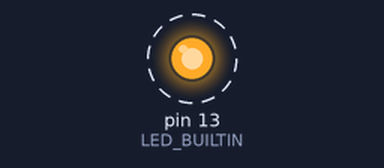
Bench run of a sketch on a simulated Arduino Leonardo, built for the host (arithmetic inside an expression is 32-bit, double 64-bit). On the bench: output pins drawn as LEDs (lit = HIGH). Dashed ring = blinking. What the sketch prints to the serial monitor is not drawn.

Above: at 0.4 s.
Timing chart, 0 to 4.6 s (numbered marks = the images above):
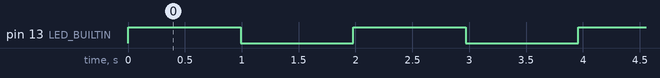

The sketch:

FreeRtosInterruptPinChangeAndQueue.ino
```cpp
#include <Arduino_FreeRTOS.h>
#include <queue.h>

/* Notes
 * https://www.freertos.org/Embedded-RTOS-Queues.html
 * https://www.tutorialspoint.com/arduino/arduino_interrupts.htm
 * https://www.freertos.org/a00116.html
 */

/*****************************
 * Setup
 *****************************/
#define BUTTON1 2
#define BUTTON2 4
#define BUTTON3 7
#define SERIAL_BAUD 9600
#define PORTD_MASK B10010100

/*****************************
 * Configure Handlers
 *****************************/
QueueHandle_t eventQueue;
TaskHandle_t serialHandler;
TaskHandle_t blinkHandler;

// Declare Task Functions
void TaskSerial(void *pvParameters);

void setup() {
  // put your setup code here, to run once:

  Serial.begin(SERIAL_BAUD);
  while (!Serial) {
    ; // wait for serial port to connect. Needed for native USB, on LEONARDO, MICRO, YUN, and other 32u4 based boards.
  }
  Serial.println("init!");

  eventQueue=xQueueCreate(10, sizeof(int));

  if(eventQueue!=NULL){
    // Configure Tasks
    xTaskCreate(TaskSerial, "PrintSerial", 128, NULL, 1, &serialHandler);
    xTaskCreate(TaskBlink, "Blink", 128, NULL, 2, &blinkHandler);
  }

  //Configure Interrupts

  pinMode(BUTTON1, INPUT);
  pinMode(BUTTON2, INPUT);
  pinMode(BUTTON3, INPUT);

  // Use pin change detection
  PCICR  |= B00000100; //Pin Change Interrupt port D
  PCMSK2 |= PORTD_MASK; //Pin 7,3,2 on port D
}

void loop() {} // ignore this, handled by tasks

/*****************************
 * ISR Functions
 *****************************/
ISR(PCINT2_vect){
  //this is reading all pins on portd that are part of the pin change mask
  int btn = PIND & PORTD_MASK;
  xQueueSendFromISR(eventQueue, &btn, portMAX_DELAY);
}

/*****************************
 * Tasks
 *****************************/
 /**
 * Serial task.
 * Prints the received items from the queue to the serial monitor.
 */
int cnt=0;
int pcLast=0;
void TaskSerial(void *pvParameters){
  (void) pvParameters;

  Serial.println("ready!");
  int readValue=0;
  for (;;){
    Serial.println("waiting!");
    if(xQueueReceive(eventQueue,&readValue,portMAX_DELAY) == pdPASS){

      if(pcLast == readValue) {
        // debounce and delay values
        vTaskDelay(500/portTICK_PERIOD_MS);
        continue;
      }

      pcLast = readValue;
      if (pcLast){
        Serial.print("PIN:");
        Serial.print(readValue);
        Serial.print(" cnt:");
        Serial.print(cnt++);
        Serial.println();
      }
    }
  }
}

void TaskBlink(void *pvParameters)
{
  (void) pvParameters;
  pinMode(LED_BUILTIN, OUTPUT);
  for (;;) // A Task shall never return or exit.
  {
    //Serial.println(11);
    digitalWrite(LED_BUILTIN, HIGH);   // turn the LED on (HIGH is the voltage level)
    vTaskDelay( 1000 / portTICK_PERIOD_MS ); // wait for one second
    digitalWrite(LED_BUILTIN, LOW);    // turn the LED off by making the voltage LOW
    vTaskDelay( 1000 / portTICK_PERIOD_MS ); // wait for one second
  }
}
```

Measured:
- by itself, pin 13 (LED_BUILTIN): alternates HIGH for 0.99 s and LOW for 0.99 s
